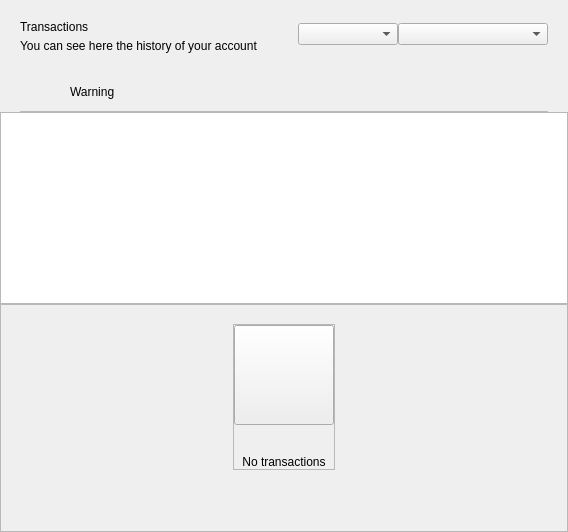
				<widget class="QWidget" name="left" native="true">
					<layout class="QVBoxLayout" name="left_2">
						<property name="spacing">
							<number>0</number>
						</property>
						<property name="leftMargin">
							<number>0</number>
						</property>
						<property name="topMargin">
							<number>0</number>
						</property>
						<property name="rightMargin">
							<number>0</number>
						</property>
						<property name="bottomMargin">
							<number>0</number>
						</property>
						<item>
							<layout class="QVBoxLayout" name="verticalLayout22">
								<property name="spacing">
									<number>0</number>
								</property>
								<property name="leftMargin">
									<number>20</number>
								</property>
								<property name="topMargin">
									<number>15</number>
								</property>
								<property name="rightMargin">
									<number>20</number>
								</property>
								<item>
									<widget class="QFrame" name="left_top_container">
										<layout class="QHBoxLayout" name="horizontalLayout">
											<property name="spacing">
												<number>0</number>
											</property>
											<property name="leftMargin">
												<number>0</number>
											</property>
											<property name="topMargin">
												<number>0</number>
											</property>
											<property name="rightMargin">
												<number>0</number>
											</property>
											<property name="bottomMargin">
												<number>0</number>
											</property>
											<item>
												<layout class="QVBoxLayout" name="verticalLayout_5">
													<property name="spacing">
														<number>5</number>
													</property>
													<property name="topMargin">
														<number>5</number>
													</property>
													<item>
														<widget class="QLabel" name="labelTitle">
															<property name="text">
																<string>Transactions</string>
															</property>
														</widget>
													</item>
													<item>
														<widget class="QLabel" name="labelSubtitle">
															<property name="text">
																<string>You can see here the history of your account</string>
															</property>
															<property name="alignment">
																<set>Qt::AlignLeading|Qt::AlignLeft|Qt::AlignVCenter</set>
															</property>
														</widget>
													</item>
												</layout>
											</item>
											<item>
												<spacer name="horizontalSpacer">
													<property name="orientation">
														<enum>Qt::Horizontal</enum>
													</property>
													<property name="sizeHint" stdset="0">
														<size>
															<width>40</width>
															<height>20</height>
														</size>
													</property>
												</spacer>
											</item>
											<item>
												<widget class="QComboBox" name="comboBoxSortType">
													<property name="minimumSize">
														<size>
															<width>100</width>
															<height>0</height>
														</size>
													</property>
												</widget>
											</item>
											<item>
												<widget class="QComboBox" name="comboBoxSort">
													<property name="minimumSize">
														<size>
															<width>150</width>
															<height>0</height>
														</size>
													</property>
												</widget>
											</item>
										</layout>
									</widget>
								</item>
							</layout>
						</item>
						<item>
							<spacer name="verticalSpacer">
								<property name="orientation">
									<enum>Qt::Vertical</enum>
								</property>
								<property name="sizeType">
									<enum>QSizePolicy::Fixed</enum>
								</property>
								<property name="sizeHint" stdset="0">
									<size>
										<width>20</width>
										<height>20</height>
									</size>
								</property>
							</spacer>
						</item>
						<item>
							<widget class="QWidget" name="layoutWarning" native="true">
								<layout class="QVBoxLayout" name="verticalLayout_3">
									<property name="spacing">
										<number>0</number>
									</property>
									<property name="leftMargin">
										<number>0</number>
									</property>
									<property name="topMargin">
										<number>0</number>
									</property>
									<property name="rightMargin">
										<number>0</number>
									</property>
									<property name="bottomMargin">
										<number>0</number>
									</property>
									<item>
										<widget class="QWidget" name="containerWarning" native="true">
											<layout class="QVBoxLayout" name="verticalLayout_21">
												<property name="spacing">
													<number>9</number>
												</property>
												<property name="leftMargin">
													<number>20</number>
												</property>
												<property name="topMargin">
													<number>9</number>
												</property>
												<property name="rightMargin">
													<number>20</number>
												</property>
												<property name="bottomMargin">
													<number>0</number>
												</property>
												<item>
													<widget class="QFrame" name="frameWarning">
														<property name="styleSheet">
															<string notr="true">border:none;</string>
														</property>
														<property name="frameShape">
															<enum>QFrame::StyledPanel</enum>
														</property>
														<property name="frameShadow">
															<enum>QFrame::Raised</enum>
														</property>
														<layout class="QHBoxLayout" name="horizontalLayout11" stretch="0,0,2">
															<property name="leftMargin">
																<number>0</number>
															</property>
															<property name="topMargin">
																<number>0</number>
															</property>
															<property name="rightMargin">
																<number>0</number>
															</property>
															<property name="bottomMargin">
																<number>0</number>
															</property>
															<item alignment="Qt::AlignVCenter">
																<widget class="QPushButton" name="imgWarning">
																	<property name="styleSheet">
																		<string notr="true">border:none;</string>
																	</property>
																	<property name="text">
																		<string/>
																	</property>
																	<property name="iconSize">
																		<size>
																			<width>24</width>
																			<height>24</height>
																		</size>
																	</property>
																</widget>
															</item>
															<item>
																<spacer name="horizontalSpacer_3">
																	<property name="orientation">
																		<enum>Qt::Horizontal</enum>
																	</property>
																	<property name="sizeType">
																		<enum>QSizePolicy::Fixed</enum>
																	</property>
																	<property name="sizeHint" stdset="0">
																		<size>
																			<width>12</width>
																			<height>20</height>
																		</size>
																	</property>
																</spacer>
															</item>
															<item alignment="Qt::AlignVCenter">
																<widget class="QLabel" name="lblWarning">
																	<property name="styleSheet">
																		<string notr="true"/>
																	</property>
																	<property name="text">
																		<string>Warning</string>
																	</property>
																	<property name="alignment">
																		<set>Qt::AlignBottom|Qt::AlignLeading|Qt::AlignLeft</set>
																	</property>
																</widget>
															</item>
														</layout>
													</widget>
												</item>
												<item>
													<widget class="QLabel" name="lblDivisory">
														<property name="minimumSize">
															<size>
																<width>0</width>
																<height>1</height>
															</size>
														</property>
														<property name="maximumSize">
															<size>
																<width>16777215</width>
																<height>1</height>
															</size>
														</property>
														<property name="styleSheet">
															<string notr="true">background-color:#bababa;</string>
														</property>
														<property name="text">
															<string/>
														</property>
														<property name="alignment">
															<set>Qt::AlignBottom|Qt::AlignLeading|Qt::AlignLeft</set>
														</property>
													</widget>
												</item>
											</layout>
										</widget>
									</item>
								</layout>
							</widget>
						</item>
						<item>
							<widget class="QListView" name="listTransactions">
								<property name="mouseTracking">
									<bool>true</bool>
								</property>
								<property name="selectionBehavior">
									<enum>QAbstractItemView::SelectItems</enum>
								</property>
								<property name="verticalScrollMode">
									<enum>QAbstractItemView::ScrollPerItem</enum>
								</property>
							</widget>
						</item>
						<item>
							<widget class="QFrame" name="emptyContainer">
								<property name="minimumSize">
									<size>
										<width>0</width>
										<height>100</height>
									</size>
								</property>
								<property name="frameShape">
									<enum>QFrame::StyledPanel</enum>
								</property>
								<property name="frameShadow">
									<enum>QFrame::Raised</enum>
								</property>
								<layout class="QVBoxLayout" name="verticalLayout_7" stretch="1,8,0,0">
									<property name="spacing">
										<number>0</number>
									</property>
									<property name="leftMargin">
										<number>0</number>
									</property>
									<property name="topMargin">
										<number>0</number>
									</property>
									<property name="rightMargin">
										<number>0</number>
									</property>
									<property name="bottomMargin">
										<number>20</number>
									</property>
									<item>
										<spacer name="verticalSpacer12">
											<property name="orientation">
												<enum>Qt::Vertical</enum>
											</property>
											<property name="sizeHint" stdset="0">
												<size>
													<width>20</width>
													<height>20</height>
												</size>
											</property>
										</spacer>
									</item>
									<item alignment="Qt::AlignHCenter|Qt::AlignVCenter">
										<widget class="QFrame" name="emptyScreen">
											<property name="sizePolicy">
												<sizepolicy hsizetype="Expanding" vsizetype="Expanding">
													<horstretch>0</horstretch>
													<verstretch>0</verstretch>
												</sizepolicy>
											</property>
											<property name="frameShape">
												<enum>QFrame::StyledPanel</enum>
											</property>
											<property name="frameShadow">
												<enum>QFrame::Raised</enum>
											</property>
											<layout class="QVBoxLayout" name="verticalLayout12">
												<property name="spacing">
													<number>30</number>
												</property>
												<property name="leftMargin">
													<number>0</number>
												</property>
												<property name="topMargin">
													<number>0</number>
												</property>
												<property name="rightMargin">
													<number>0</number>
												</property>
												<property name="bottomMargin">
													<number>0</number>
												</property>
												<item alignment="Qt::AlignHCenter|Qt::AlignVCenter">
													<widget class="QPushButton" name="pushImgEmpty">
														<property name="minimumSize">
															<size>
																<width>100</width>
																<height>100</height>
															</size>
														</property>
														<property name="maximumSize">
															<size>
																<width>100</width>
																<height>100</height>
															</size>
														</property>
														<property name="focusPolicy">
															<enum>Qt::NoFocus</enum>
														</property>
														<property name="text">
															<string/>
														</property>
														<property name="iconSize">
															<size>
																<width>100</width>
																<height>100</height>
															</size>
														</property>
													</widget>
												</item>
												<item alignment="Qt::AlignHCenter|Qt::AlignVCenter">
													<widget class="QLabel" name="labelEmpty">
														<property name="styleSheet">
															<string notr="true"/>
														</property>
														<property name="text">
															<string>No transactions</string>
														</property>
														<property name="alignment">
															<set>Qt::AlignCenter</set>
														</property>
													</widget>
												</item>
											</layout>
										</widget>
									</item>
									<item>
										<spacer name="verticalSpacer_21">
											<property name="orientation">
												<enum>Qt::Vertical</enum>
											</property>
											<property name="sizeHint" stdset="0">
												<size>
													<width>20</width>
													<height>40</height>
												</size>
											</property>
										</spacer>
									</item>
								</layout>
							</widget>
						</item>
					</layout>
				</widget>
